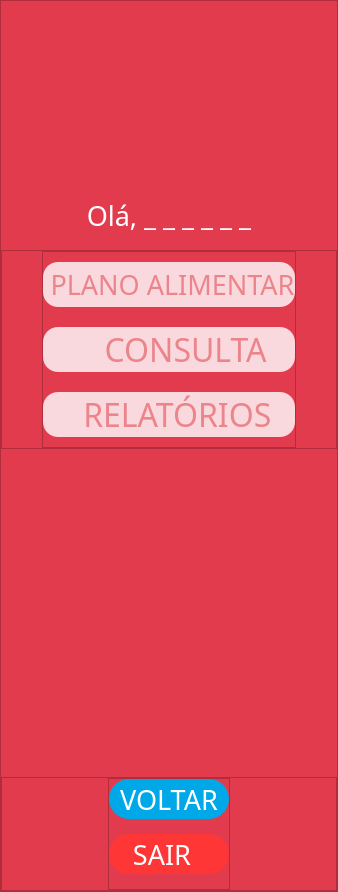
                 <widget class="QFrame" name="frame_24">
                  <property name="minimumSize">
                   <size>
                    <width>226</width>
                    <height>892</height>
                   </size>
                  </property>
                  <property name="styleSheet">
                   <string notr="true">QFrame{background-color: #E33B4E}</string>
                  </property>
                  <property name="frameShape">
                   <enum>QFrame::StyledPanel</enum>
                  </property>
                  <property name="frameShadow">
                   <enum>QFrame::Raised</enum>
                  </property>
                  <layout class="QVBoxLayout" name="verticalLayout_17">
                   <property name="spacing">
                    <number>16</number>
                   </property>
                   <property name="leftMargin">
                    <number>0</number>
                   </property>
                   <property name="topMargin">
                    <number>0</number>
                   </property>
                   <property name="rightMargin">
                    <number>0</number>
                   </property>
                   <property name="bottomMargin">
                    <number>0</number>
                   </property>
                   <item>
                    <widget class="QLabel" name="label_foto_nutri">
                     <property name="minimumSize">
                      <size>
                       <width>140</width>
                       <height>180</height>
                      </size>
                     </property>
                     <property name="styleSheet">
                      <string notr="true">QLabel{margin-top: 42px}</string>
                     </property>
                     <property name="text">
                      <string/>
                     </property>
                     <property name="pixmap">
                      <pixmap>icons/Ellipse 1.png</pixmap>
                     </property>
                     <property name="alignment">
                      <set>Qt::AlignCenter</set>
                     </property>
                    </widget>
                   </item>
                   <item>
                    <widget class="QLabel" name="label_ola_nutri">
                     <property name="font">
                      <font>
                       <family>Abel</family>
                       <pointsize>20</pointsize>
                      </font>
                     </property>
                     <property name="styleSheet">
                      <string notr="true">color: #fff; margin-bottom: 1em;</string>
                     </property>
                     <property name="text">
                      <string>Olá, _ _ _ _ _ _</string>
                     </property>
                     <property name="alignment">
                      <set>Qt::AlignCenter</set>
                     </property>
                    </widget>
                   </item>
                   <item>
                    <widget class="QFrame" name="frame_27">
                     <property name="styleSheet">
                      <string notr="true"/>
                     </property>
                     <property name="frameShape">
                      <enum>QFrame::StyledPanel</enum>
                     </property>
                     <property name="frameShadow">
                      <enum>QFrame::Raised</enum>
                     </property>
                     <layout class="QHBoxLayout" name="horizontalLayout_38">
                      <property name="spacing">
                       <number>0</number>
                      </property>
                      <property name="leftMargin">
                       <number>0</number>
                      </property>
                      <property name="topMargin">
                       <number>0</number>
                      </property>
                      <property name="rightMargin">
                       <number>0</number>
                      </property>
                      <property name="bottomMargin">
                       <number>0</number>
                      </property>
                      <item>
                       <spacer name="horizontalSpacer_23">
                        <property name="orientation">
                         <enum>Qt::Horizontal</enum>
                        </property>
                        <property name="sizeHint" stdset="0">
                         <size>
                          <width>40</width>
                          <height>20</height>
                         </size>
                        </property>
                       </spacer>
                      </item>
                      <item>
                       <widget class="QFrame" name="frame_56">
                        <property name="frameShape">
                         <enum>QFrame::StyledPanel</enum>
                        </property>
                        <property name="frameShadow">
                         <enum>QFrame::Raised</enum>
                        </property>
                        <layout class="QVBoxLayout" name="verticalLayout_37">
                         <property name="spacing">
                          <number>20</number>
                         </property>
                         <property name="leftMargin">
                          <number>0</number>
                         </property>
                         <property name="topMargin">
                          <number>10</number>
                         </property>
                         <property name="rightMargin">
                          <number>0</number>
                         </property>
                         <property name="bottomMargin">
                          <number>10</number>
                         </property>
                         <item>
                          <widget class="QPushButton" name="btn_plano_alimentar_nutri">
                           <property name="minimumSize">
                            <size>
                             <width>140</width>
                             <height>45</height>
                            </size>
                           </property>
                           <property name="font">
                            <font>
                             <family>Six Caps</family>
                             <pointsize>20</pointsize>
                            </font>
                           </property>
                           <property name="cursor">
                            <cursorShape>PointingHandCursor</cursorShape>
                           </property>
                           <property name="styleSheet">
                            <string notr="true">QPushButton{background-color: #F9D9DD; color: #EC848C; border-radius: 15px}
QPushButton:hover{background-color: hsl(6, 94%, 92%)}
QPushButton:focus{outline: 0}</string>
                           </property>
                           <property name="text">
                            <string> PLANO ALIMENTAR</string>
                           </property>
                           <property name="icon">
                            <iconset>
                             <normaloff>icons/seguranca-alimentar.png</normaloff>icons/seguranca-alimentar.png</iconset>
                           </property>
                           <property name="iconSize">
                            <size>
                             <width>30</width>
                             <height>30</height>
                            </size>
                           </property>
                          </widget>
                         </item>
                         <item>
                          <widget class="QPushButton" name="btn_consulta_nutri">
                           <property name="minimumSize">
                            <size>
                             <width>140</width>
                             <height>45</height>
                            </size>
                           </property>
                           <property name="font">
                            <font>
                             <family>Six Caps</family>
                             <pointsize>24</pointsize>
                            </font>
                           </property>
                           <property name="cursor">
                            <cursorShape>PointingHandCursor</cursorShape>
                           </property>
                           <property name="styleSheet">
                            <string notr="true">QPushButton{background-color: #F9D9DD; color: #EC848C; border-radius: 15px}
QPushButton:hover{background-color: hsl(6, 94%, 92%)}
QPushButton:focus{outline: 0}</string>
                           </property>
                           <property name="text">
                            <string>    CONSULTA</string>
                           </property>
                           <property name="icon">
                            <iconset>
                             <normaloff>icons/consultando.png</normaloff>icons/consultando.png</iconset>
                           </property>
                           <property name="iconSize">
                            <size>
                             <width>30</width>
                             <height>30</height>
                            </size>
                           </property>
                          </widget>
                         </item>
                         <item>
                          <widget class="QPushButton" name="btn_relatorios_nutri">
                           <property name="minimumSize">
                            <size>
                             <width>140</width>
                             <height>45</height>
                            </size>
                           </property>
                           <property name="font">
                            <font>
                             <family>Six Caps</family>
                             <pointsize>24</pointsize>
                            </font>
                           </property>
                           <property name="cursor">
                            <cursorShape>PointingHandCursor</cursorShape>
                           </property>
                           <property name="styleSheet">
                            <string notr="true">QPushButton{background-color: #F9D9DD; color: #EC848C; border-radius: 15px}
QPushButton:hover{background-color: hsl(6, 94%, 92%)}
QPushButton:focus{outline: 0}</string>
                           </property>
                           <property name="text">
                            <string>  RELATÓRIOS</string>
                           </property>
                           <property name="icon">
                            <iconset>
                             <normaloff>icons/relatorio-de-negocios.png</normaloff>icons/relatorio-de-negocios.png</iconset>
                           </property>
                           <property name="iconSize">
                            <size>
                             <width>30</width>
                             <height>30</height>
                            </size>
                           </property>
                          </widget>
                         </item>
                        </layout>
                       </widget>
                      </item>
                      <item>
                       <spacer name="horizontalSpacer_24">
                        <property name="orientation">
                         <enum>Qt::Horizontal</enum>
                        </property>
                        <property name="sizeHint" stdset="0">
                         <size>
                          <width>40</width>
                          <height>20</height>
                         </size>
                        </property>
                       </spacer>
                      </item>
                     </layout>
                    </widget>
                   </item>
                   <item>
                    <spacer name="verticalSpacer_6">
                     <property name="orientation">
                      <enum>Qt::Vertical</enum>
                     </property>
                     <property name="sizeHint" stdset="0">
                      <size>
                       <width>20</width>
                       <height>220</height>
                      </size>
                     </property>
                    </spacer>
                   </item>
                   <item>
                    <widget class="QFrame" name="frame_25">
                     <property name="styleSheet">
                      <string notr="true"/>
                     </property>
                     <property name="frameShape">
                      <enum>QFrame::StyledPanel</enum>
                     </property>
                     <property name="frameShadow">
                      <enum>QFrame::Raised</enum>
                     </property>
                     <layout class="QHBoxLayout" name="horizontalLayout_18">
                      <property name="spacing">
                       <number>0</number>
                      </property>
                      <property name="leftMargin">
                       <number>0</number>
                      </property>
                      <property name="topMargin">
                       <number>0</number>
                      </property>
                      <property name="rightMargin">
                       <number>0</number>
                      </property>
                      <property name="bottomMargin">
                       <number>0</number>
                      </property>
                      <item>
                       <spacer name="horizontalSpacer_21">
                        <property name="orientation">
                         <enum>Qt::Horizontal</enum>
                        </property>
                        <property name="sizeHint" stdset="0">
                         <size>
                          <width>40</width>
                          <height>20</height>
                         </size>
                        </property>
                       </spacer>
                      </item>
                      <item>
                       <widget class="QFrame" name="frame_55">
                        <property name="styleSheet">
                         <string notr="true"/>
                        </property>
                        <property name="frameShape">
                         <enum>QFrame::StyledPanel</enum>
                        </property>
                        <property name="frameShadow">
                         <enum>QFrame::Raised</enum>
                        </property>
                        <layout class="QVBoxLayout" name="verticalLayout_18">
                         <property name="spacing">
                          <number>15</number>
                         </property>
                         <property name="leftMargin">
                          <number>0</number>
                         </property>
                         <property name="topMargin">
                          <number>0</number>
                         </property>
                         <property name="rightMargin">
                          <number>0</number>
                         </property>
                         <property name="bottomMargin">
                          <number>15</number>
                         </property>
                         <item>
                          <widget class="QPushButton" name="btn_voltar_nutri">
                           <property name="minimumSize">
                            <size>
                             <width>120</width>
                             <height>40</height>
                            </size>
                           </property>
                           <property name="font">
                            <font>
                             <family>Abel</family>
                             <pointsize>20</pointsize>
                            </font>
                           </property>
                           <property name="cursor">
                            <cursorShape>PointingHandCursor</cursorShape>
                           </property>
                           <property name="styleSheet">
                            <string notr="true">QPushButton{color: #fff; background-color: #00A8E8; border-radius: 20px;}
QPushButton:hover{background-color: #23B2EE}
QPushButton:focus{outline:0}</string>
                           </property>
                           <property name="text">
                            <string>VOLTAR</string>
                           </property>
                          </widget>
                         </item>
                         <item>
                          <widget class="QPushButton" name="btn_sair_nutri">
                           <property name="minimumSize">
                            <size>
                             <width>120</width>
                             <height>40</height>
                            </size>
                           </property>
                           <property name="maximumSize">
                            <size>
                             <width>16777215</width>
                             <height>16777215</height>
                            </size>
                           </property>
                           <property name="font">
                            <font>
                             <family>Abel</family>
                             <pointsize>20</pointsize>
                            </font>
                           </property>
                           <property name="cursor">
                            <cursorShape>PointingHandCursor</cursorShape>
                           </property>
                           <property name="layoutDirection">
                            <enum>Qt::RightToLeft</enum>
                           </property>
                           <property name="styleSheet">
                            <string notr="true">QPushButton{color: #fff; background-color: #FF3636; border-radius: 20px;}
QPushButton:hover{background-color: 	hsl(0, 100%, 64%)}
QPushButton:focus{outline:0}</string>
                           </property>
                           <property name="text">
                            <string>SAIR  </string>
                           </property>
                           <property name="icon">
                            <iconset>
                             <normaloff>icons/ligar.png</normaloff>icons/ligar.png</iconset>
                           </property>
                           <property name="iconSize">
                            <size>
                             <width>24</width>
                             <height>24</height>
                            </size>
                           </property>
                          </widget>
                         </item>
                        </layout>
                       </widget>
                      </item>
                      <item>
                       <spacer name="horizontalSpacer_22">
                        <property name="orientation">
                         <enum>Qt::Horizontal</enum>
                        </property>
                        <property name="sizeHint" stdset="0">
                         <size>
                          <width>40</width>
                          <height>20</height>
                         </size>
                        </property>
                       </spacer>
                      </item>
                     </layout>
                    </widget>
                   </item>
                  </layout>
                 </widget>
